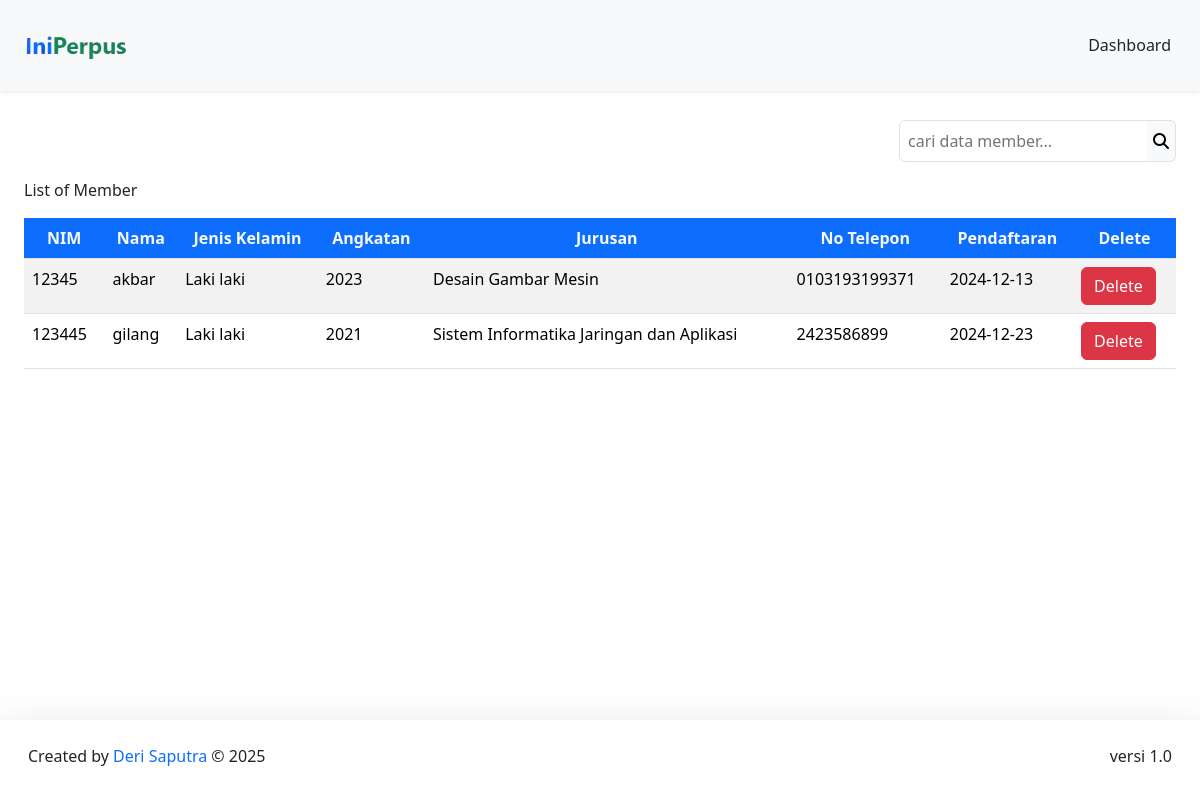
Page /DashboardAdmin/member/member.php (signed in) on the committed database.
### tables this page shows
CREATE TABLE `member` (
  `nisn` int(11) NOT NULL,
  `nama` varchar(255) NOT NULL,
  `password` varchar(255) NOT NULL,
  `jenis_kelamin` varchar(20) NOT NULL,
  `angkatan` varchar(5) NOT NULL,
  `jurusan` varchar(50) NOT NULL,
  `no_tlp` varchar(15) NOT NULL,
  `tgl_pendaftaran` date NOT NULL
);

### config/config.php (called while the page is built, shortened)
<?php
$host = "127.0.0.1";
$username = "root";
$password = "";
$database_name = "perpustakaan12";
$connection = mysqli_connect($host, $username, $password, $database_name);
function queryReadData($dataKategori) {
  global $connection;
  $result = mysqli_query($connection, $dataKategori);
  $items = [];
  while($item = mysqli_fetch_assoc($result)) {
    $items[] = $item;
  }
  return $items;
}
?>

### DashboardAdmin/member/member.php (the view, shortened to what this page needs)
<?php
require "../../config/config.php";
$member = queryReadData("SELECT * FROM member");
?>
<!DOCTYPE html>
<html lang="en">
  <head>
    <link href="https://cdn.jsdelivr.net/npm/bootstrap@5.3.2/dist/css/bootstrap.min.css" rel="stylesheet">
  </head>
  <body>
    <nav class="navbar fixed-top bg-body-tertiary shadow-sm">
      <div class="container-fluid p-3">
        <a class="navbar-brand" href="#">
          <img src="../../assets/logoNav.png" alt="logo" width="120px">
        </a>
        <a class="btn btn-tertiary" href="../dashboardAdmin.php">Dashboard</a>
      </div>
    </nav>
    <div class="p-4 mt-5">
     <form action="" method="post" class="mt-5">
       <div class="input-group d-flex justify-content-end mb-3">
         <input class="border p-2 rounded rounded-end-0 bg-tertiary" type="text" name="keyword" id="keyword" placeholder="cari data member...">
         <button class="border border-start-0 bg-light rounded rounded-start-0" type="submit" name="search"><i class="fa-solid fa-magnifying-glass"></i></button>
       </div>
      </form>
      <caption>List of Member</caption>
      <div class="table-responsive mt-3">
        <table class="table table-striped table-hover">
        <thead class="text-center">
          <tr>
            <th class="bg-primary text-light">NIM</th>
            <th class="bg-primary text-light">Nama</th>
            <th class="bg-primary text-light">Jenis Kelamin</th>
            <th class="bg-primary text-light">Angkatan</th>
            <th class="bg-primary text-light">Jurusan</th>
            <th class="bg-primary text-light">No Telepon</th>
            <th class="bg-primary text-light">Pendaftaran</th>
            <th class="bg-primary text-light">Delete</th>
          </tr>
        </thead>
      <?php foreach($member as $item) : ?>
      <tr>
        <td><?=$item["nisn"];?></td>
        <td><?=$item["nama"];?></td>
        <td><?=$item["jenis_kelamin"];?></td>
        <td><?=$item["angkatan"];?></td>
        <td><?=$item["jurusan"];?></td>
        <td><?=$item["no_tlp"];?></td>
        <td><?=$item["tgl_pendaftaran"];?></td>
        <td>
          <div class="action">
             <a href="deleteMember.php?id=<?= $item["nisn"]; ?>" class="btn btn-danger" onclick="return confirm('Yakin ingin menghapus data member ?');">Delete</a>
           </div>
        </td>
       </tr>
      <?php endforeach;?>
    </table>
    </div>
  </div>
    <footer class="fixed-bottom shadow-lg bg-subtle p-3">
      <div class="container-fluid d-flex justify-content-between">
      <p class="mt-2">Created by <span class="text-primary"> Deri Saputra</span> © 2025</p>
      <p class="mt-2">versi 1.0</p>
      </div>
    </footer>
  </body>
</html>

### rows in the picture
member: nisn "12345", nama "akbar", jenis_kelamin "Laki laki", angkatan "2023", jurusan "Desain Gambar Mesin", no_tlp "0103193199371", tgl_pendaftaran "2024-12-13"
member: nisn "123445", nama "gilang", jenis_kelamin "Laki laki", angkatan "2021", jurusan "Sistem Informatika Jaringan dan Aplikasi", no_tlp "2423586899", tgl_pendaftaran "2024-12-23"
